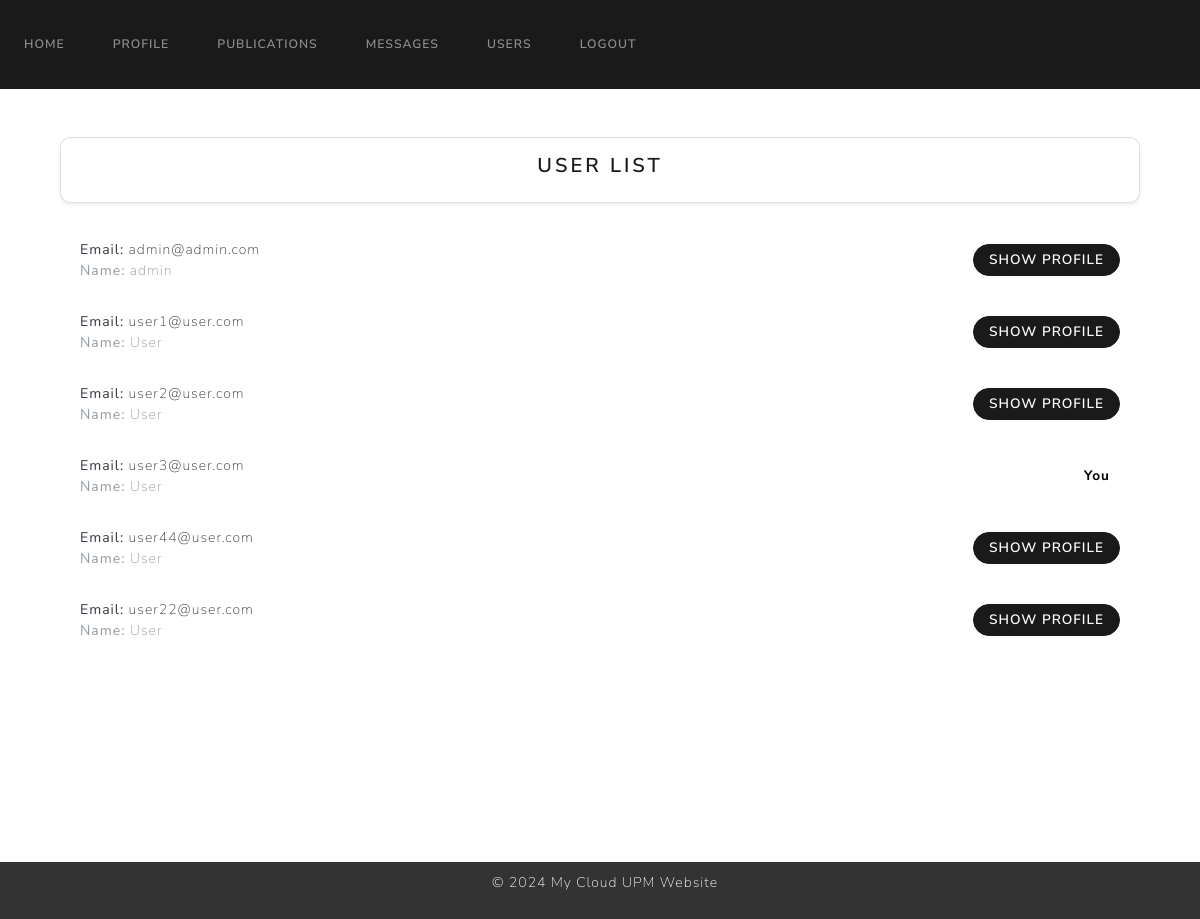
Screenshot of /userlist (signed in) with the database file from the repository.
### website/models.py (models this page shows)
class User(UserMixin, db.Model):
    id = db.Column(db.Integer, primary_key=True)
    name = db.Column(db.String(100), unique=False, nullable=False)
    surname = db.Column(db.String(100), unique=False, nullable=False)
    email = db.Column(db.String(100), unique=True, nullable=False)
    password = db.Column(db.String(100), nullable=False)
    role = db.Column(db.Integer, nullable=False, default=1)  # 0 para admin, 1 para usuario regular
    is_blocked = db.Column(db.Boolean, nullable=False, default=False)  # Nuevo campo para indicar si el usuario está bloqueado
    profile_pic = db.Column(db.String(150), default='default.jpg')
    publications = db.relationship('Publication')
    login_records = db.relationship('LoginRecord')

### website/views.py (the view)
@views.route('/userlist')
@login_required
def userlist():
    users = User.query.all()
    return render_template("userlist.html", users=users, user=current_user)

### website/templates/userlist.html (shortened to what this page needs)
{% extends "base.html" %}
{% block content %}
<div class="container mt-5">
    <div class="card shadow-sm p-3">
        <h4 class="text-center">User List</h4>
    </div>
    <div class="mt-3" style="height: 700px; overflow-y: auto; padding: 5px;">
        <ul class="list-group list-group-flush" id="userlist">
            {% for user in users %}
            <li class="list-group-item d-flex justify-content-between align-items-center">
                <div>
                    <p class="text-dark mb-0"><strong>Email:</strong> {{ user.email }}</p>
                    {% if user.name %}
                    <p class="text-muted mb-0"><strong>Name:</strong> {{ user.name }}</p>
                    {% endif %}
                </div>
                {% if user.email != current_user.email %}
                <a href="{{ url_for('views.viewuser', email=user.email) }}" class="btn btn-sm btn-primary rounded-btn">Show Profile</a>
                {% else %}
                <span style="color: black;" class="badge bg-secondary">You</span>
                {% endif %}
            </li>
            {% endfor %}
        </ul>
    </div>
</div>
{% endblock %}

### website/templates/userlist.html (style rules this page uses)
.list-group-item { border: none; padding: 15px; }
.badge.bg-secondary { font-size: 0.85rem; padding: 5px 10px; border-radius: 8px; }
.btn-sm { padding: 6px 12px; font-size: 0.85rem; }
.btn-primary.rounded-btn { border-radius: 20px; padding: 5px 15px; }
.card.shadow-sm { box-shadow: 0 2px 4px rgba(0, 0, 0, 0.1); border-radius: 10px; }

### rows the page displays
User: email "admin@admin.com", name "admin"
User: email "user1@user.com", name "User"
User: email "user2@user.com", name "User"
User: email "user3@user.com", name "User", shows "You"
User: email "user44@user.com", name "User"
User: email "user22@user.com", name "User"
